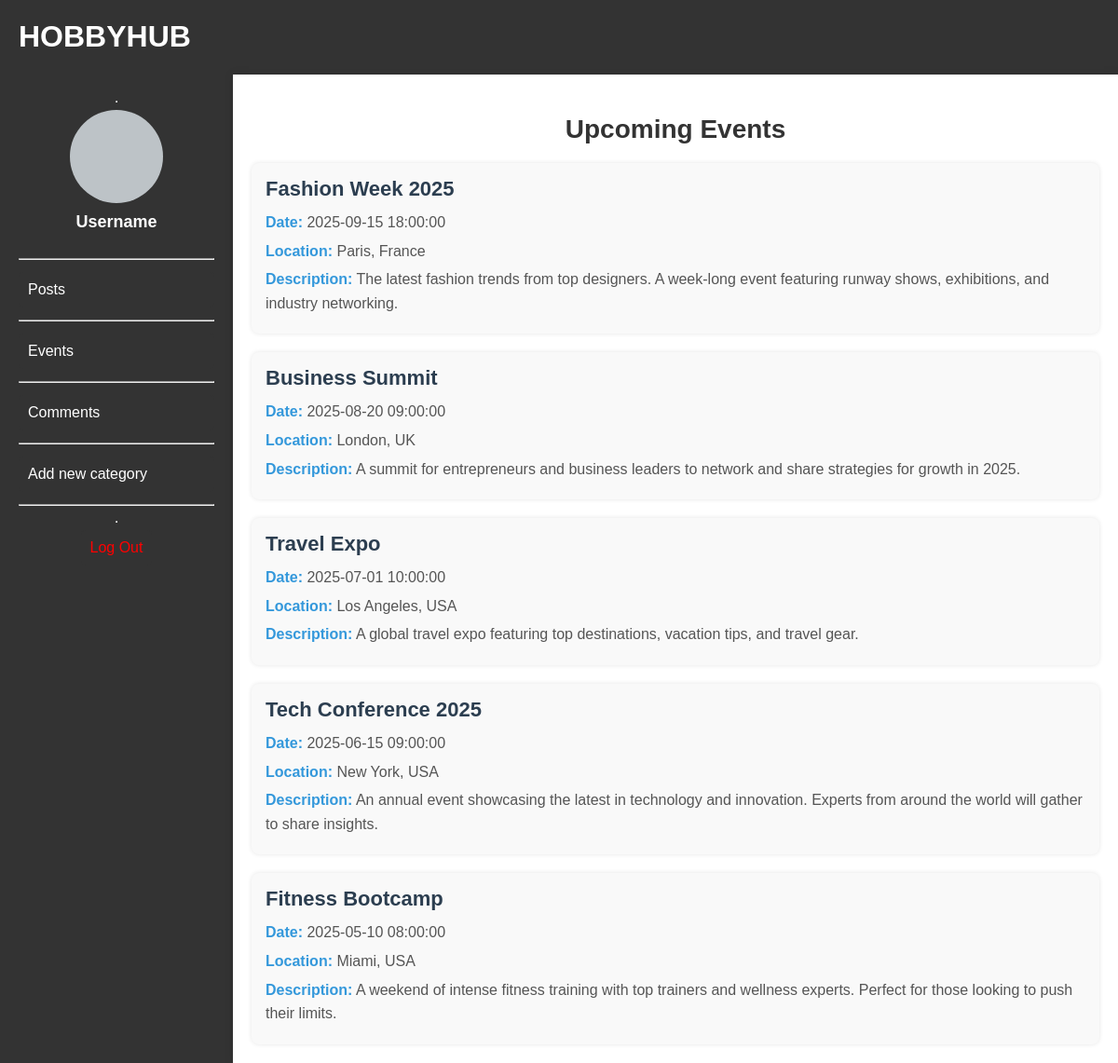
The page /admin/events.php on the database its author committed.
### tables this page shows
CREATE TABLE `events` (
  `event_id` int(10) UNSIGNED NOT NULL,
  `event_name` varchar(255) NOT NULL,
  `event_description` text NOT NULL,
  `event_date` datetime NOT NULL,
  `location` varchar(255) NOT NULL,
  `created_at` timestamp NOT NULL DEFAULT CURRENT_TIMESTAMP
);

### admin/events.php (the view, shortened to what this page needs)
<?php
include __DIR__ . '/../db_connection.php';
$query = "SELECT * FROM events ORDER BY event_date DESC";
$result = $conn->query($query);
?>
<!DOCTYPE html>
<html lang="pl">
<head>
    <link rel="stylesheet" href="admin.css">
</head>
<body>
<div class="admin-panel">
    <header>
        <h1 class="tittle">HOBBYHUB</h1>
    </header>
    <aside class="sidebar">
        <hr class="hr_nav">
        <div class="profile-section">
            <div class="profile-pic"></div>
            <p class="username">Username</p>
        </div>
        <nav class="menu">
            <hr class="hrbutton">
            <button class="menu-button">Posts</button>
            <hr class="hrbutton">
            <button class="menu-button">Events</button>
            <hr class="hrbutton">
            <button class="menu-button">Comments</button>
            <hr class="hrbutton">
            <button class="menu-button">Add new category</button>
            <hr class="hrbutton">
        </nav>
        <hr class="hrbutton">
        <div class="sidebar-bottom">
            <button class="logout-button">
                <span>Log Out</span>
            </button>
        </div>
    </aside>
    <main class="dashboard">
        <h2>Upcoming Events</h2>
        <?php
        if ($result->num_rows > 0) {
            while ($event = $result->fetch_assoc()) {
                echo "<div class='event'>";
                echo "<h3>" . htmlspecialchars($event['event_name']) . "</h3>";
                echo "<p><strong>Date:</strong> " . htmlspecialchars($event['event_date']) . "</p>";
                echo "<p><strong>Location:</strong> " . htmlspecialchars($event['location']) . "</p>";
                echo "<p><strong>Description:</strong> " . nl2br(htmlspecialchars($event['event_description'])) . "</p>";
                echo "</div>";
            }
        } else {
            echo "<p>No events found.</p>";
        }
        ?>
    </main>
</div>
</body>
</html>

### admin/admin.css (style rules this page uses)
body { margin: 0; font-family: Arial, sans-serif; color: #333; background-color: #f9f9f9; }
.admin-panel { display: grid; grid-template-columns: 250px 1fr; grid-template-rows: auto 1fr; height: 100vh; }
header { grid-column: 1 / 3; background-color: #333; color: white; text-align: left; }
.tittle { margin-left: 20px; }
.sidebar { background-color: #333; color: white; display: flex; flex-direction: column; align-items: center; padding: 20px; }
.profile-section { text-align: center; margin-bottom: 20px; }
.profile-pic { width: 100px; height: 100px; background-color: #bdc3c7; border-radius: 50%; margin-bottom: 10px; }
.username { font-size: 18px; font-weight: bold; }
.menu { width: 100%; }
.menu-button { width: 100%; padding: 10px; margin: 5px 0; background-color: #333; color: white; border: none; border-radius: 5px; cursor: pointer; font-size: 16px; text-align: left; transition: background-color 0.3s; }
.logout-button { margin-top: auto; padding: 10px; width: 100%; background-color: #333; color: rgb(255, 0, 0); border: none; border-radius: 5px; cursor: pointer; transition: background-color 0.3s; }
.dashboard { background-color: white; padding: 20px; box-shadow: 0 0 10px rgba(0, 0, 0, 0.1); }
h2 { text-align: center; color: #4caf50; }
h3 { margin: 0; font-size: 1.5rem; font-weight: bold; }
p { margin: 0; font-size: 1rem; }
.logout-button { padding: 10px; width: 100%; background-color: #333; color: rgb(255, 0, 0); border: none; border-radius: 5px; cursor: pointer; transition: background-color 0.3s; font-size: 16px; }
.dashboard h2 { font-size: 28px; color: #333; margin-bottom: 20px; }
.event { background-color: #f9f9f9; padding: 15px; margin-bottom: 20px; border-radius: 8px; box-shadow: 0 0 5px rgba(0, 0, 0, 0.1); }
.event h3 { font-size: 22px; color: #2c3e50; margin-bottom: 10px; }
.event p strong { color: #3498db; }
.event p { font-size: 16px; color: #555; line-height: 1.6; margin: 5px 0; }
.event:last-child { margin-bottom: 0; }

### rows shown on the page
events: event_name "Fashion Week 2025", event_date "2025-09-15 18:00:00", location "Paris, France", event_description "The latest fashion trends from top designers. A week-long event featuring runway shows, exhibitions, and industry networking."
events: event_name "Business Summit", event_date "2025-08-20 09:00:00", location "London, UK", event_description "A summit for entrepreneurs and business leaders to network and share strategies for growth in 2025."
events: event_name "Travel Expo", event_date "2025-07-01 10:00:00", location "Los Angeles, USA", event_description "A global travel expo featuring top destinations, vacation tips, and travel gear."
events: event_name "Tech Conference 2025", event_date "2025-06-15 09:00:00", location "New York, USA", event_description "An annual event showcasing the latest in technology and innovation. Experts from around the world will gather to share insights."
events: event_name "Fitness Bootcamp", event_date "2025-05-10 08:00:00", location "Miami, USA", event_description "A weekend of intense fitness training with top trainers and wellness experts. Perfect for those looking to push their limits."
